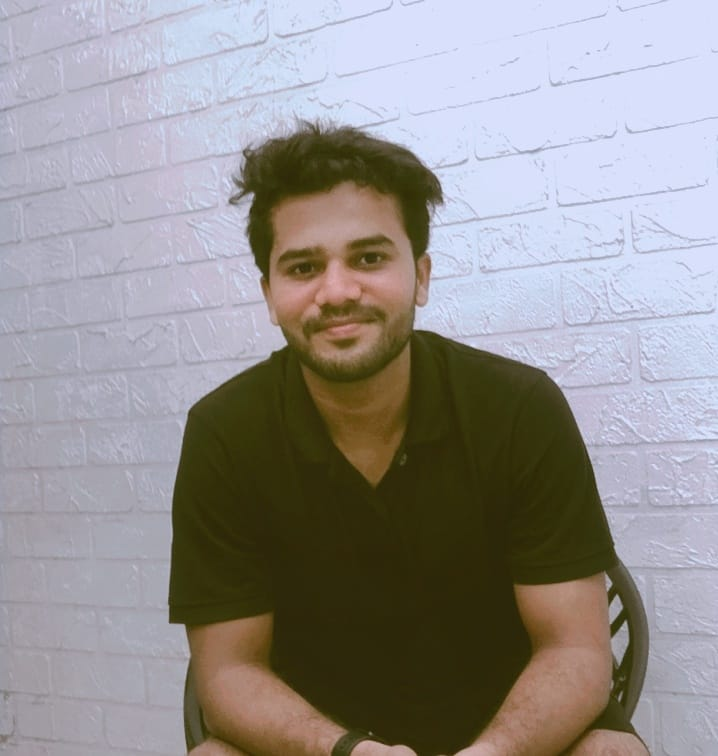
#> input picture Face Detection/tejas.jpeg, 718 x 756 px
$ python main.py
#> lines starting #> are read from the running program, lines starting #| are printed output that depends on the picture; after the words box and inside, x2 and y2 are one past the last pixel; in counts of white or black regions, pixels touching at a corner belong together
import cv2

trained_face_data = cv2.CascadeClassifier('haarcascade_frontalface_default.xml')

img = cv2.imread('tejas.jpeg')
#> img is the input picture: shape (756, 718, 3); mean B, G, R 144.5, 145.1, 148.8

grayscaled_img = cv2.cvtColor(img, cv2.COLOR_BGR2GRAY)
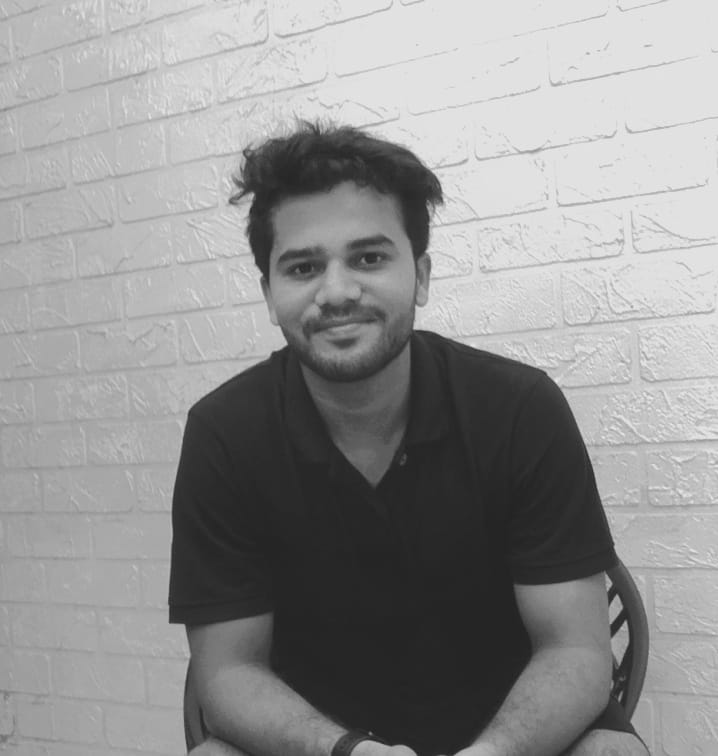
#> grayscaled_img: shape (756, 718); min 31, max 237, mean 146.1

face_coordinates = trained_face_data.detectMultiScale(grayscaled_img)
#> face_coordinates = [[242, 185, 192, 192]]


# Face Cordinates...
# print(face_coordinates)


# Draw rectangle around faces
(x, y, w, h) = face_coordinates[0]
#> x = 242; y = 185; w = 192; h = 192
cv2.rectangle(img, (x,y), (x+w, y+h), (0, 255, 0), 10)
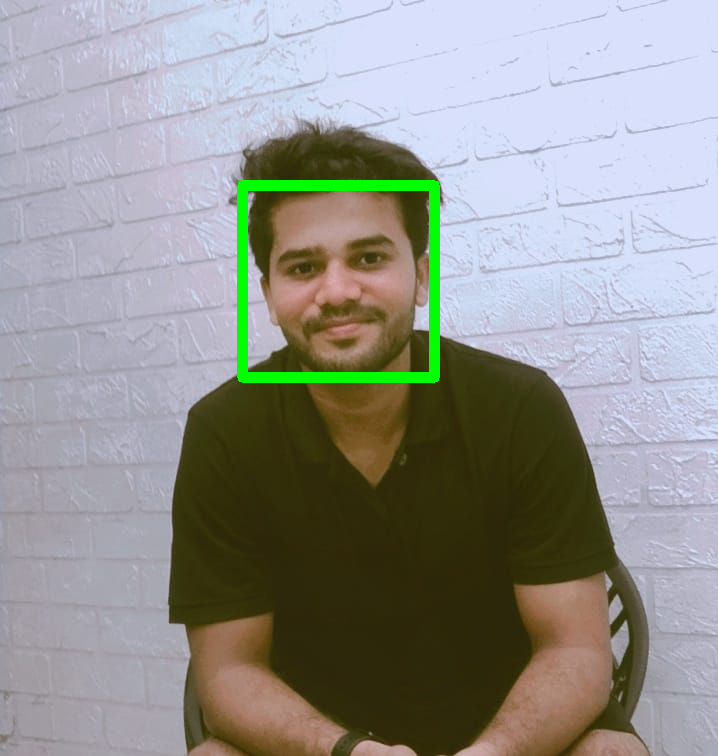
#> img: shape (756, 718, 3); 1.55% of pixels changed, all inside (x1, y1, x2, y2) = (237, 180, 440, 383)


cv2.imshow("Tejas Agrawal Face Detector", img)
cv2.waitKey()


print("Code Compailed!")
